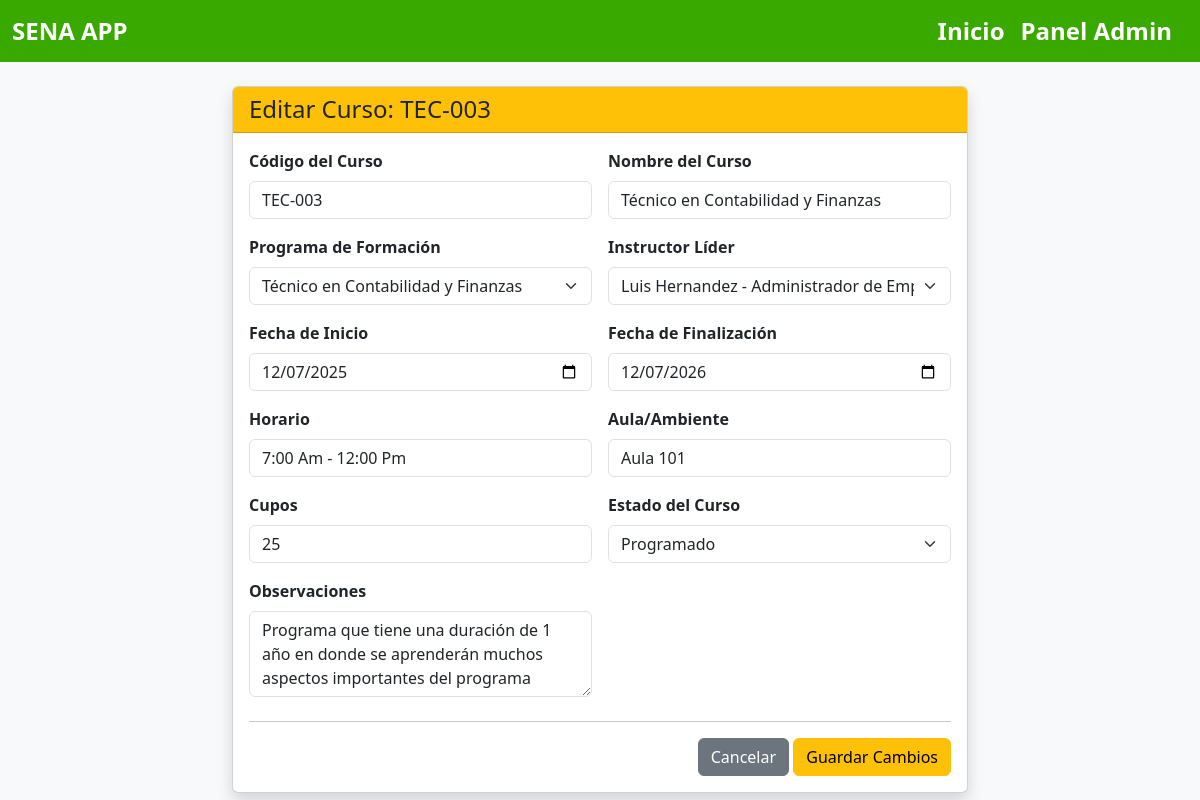
Screenshot of /cursos/editar/1/ with the database file from the repository.
### cursos/models.py (models this page shows, shortened)
class Curso(models.Model):
    ESTADO_CHOICES = [
        ('PRO', 'Programado'),
        ('INI', 'Iniciado'),
        ('EJE', 'En Ejecución'),
        ('FIN', 'Finalizado'),
        ('CAN', 'Cancelado'),
        ('SUS', 'Suspendido'),
    ]
    codigo = models.CharField(max_length=30,unique=True,verbose_name="Código del Curso")
    nombre = models.CharField(max_length=200, verbose_name="Nombre del Curso")
    programa = models.ForeignKey('programas.Programa', on_delete=models.CASCADE, verbose_name="Programa de Formación")
    instructor_coordinador = models.ForeignKey('instructores.Instructor', on_delete=models.CASCADE, related_name='cursos_coordinados', verbose_name="Instructor Coordinador")
    instructores = models.ManyToManyField('instructores.Instructor', through='InstructorCurso', related_name='cursos_impartidos', verbose_name="Instructores")
    aprendices = models.ManyToManyField('aprendices.Aprendiz', through='AprendizCurso', related_name='cursos', verbose_name="Aprendices")
    fecha_inicio = models.DateField(verbose_name="Fecha de Inicio")
    fecha_fin = models.DateField(verbose_name="Fecha de Finalización")
    horario = models.CharField(max_length=100, verbose_name="Horario")
    aula = models.CharField(max_length=50, verbose_name="Aula/Ambiente")
    cupos_maximos = models.PositiveIntegerField(verbose_name="Cupos Máximos")
    estado = models.CharField(max_length=3, choices=ESTADO_CHOICES, default='PRO', verbose_name="Estado del Curso")
    observaciones = models.TextField(blank=True, null=True, verbose_name="Observaciones")
    fecha_registro = models.DateTimeField(auto_now_add=True, verbose_name="Fecha de Registro")
    class Meta:
        verbose_name = "Curso"
        verbose_name_plural = "Cursos"
        ordering = ['-fecha_inicio']

### cursos/views.py (the view)
# urls.py: path('editar/<int:curso_id>/', views.editar_curso, name='editar_curso'),
def editar_curso(request, curso_id):
    curso = get_object_or_404(Curso, id=curso_id)
    if request.method == 'POST':
        form = CursoForm(request.POST, instance=curso)
        if form.is_valid():
            form.save()
            return redirect('cursos:lista_cursos')
    else:
        form = CursoForm(instance=curso)
    return render(request, 'editar_curso.html', {'form': form, 'curso': curso})

### instructores/models.py (called while the page is built)
    def __str__(self):
        return f"{self.nombre} {self.apellido} - {self.especialidad}"

### programas/models.py (called while the page is built)
    def __str__(self):
        return self.nombre

### cursos/templates/editar_curso.html (shortened to what this page needs)
{% extends 'master.html' %}
{% block content %}
<div class="container mt-4">
    <div class="row justify-content-center">
        <div class="col-md-8">
            <div class="card shadow">
                <div class="card-header bg-warning text-dark">
                    <h4 class="mb-0">Editar Curso: {{ curso.codigo }}</h4>
                </div>
                <div class="card-body">
                    <form method="post">
                        <div class="row g-3">
                            {% for field in form %}
                            <div class="col-md-6">
                                <label class="form-label fw-bold">{{ field.label }}</label>
                                {{ field }}
                            </div>
                            {% endfor %}
                        </div>
                        <hr class="mt-4">
                        <div class="text-end">
                            <a href="{% url 'cursos:lista_cursos' %}" class="btn btn-secondary">Cancelar</a>
                            <button type="submit" class="btn btn-warning">Guardar Cambios</button>
                        </div>
                    </form>
                </div>
            </div>
        </div>
    </div>
</div>
{% endblock %}

### aprendices/static/css/estilos.css (style rules this page uses)
body { background-color: #f8f9fa; }

### rows the page displays
Curso: codigo "TEC-003", form "TEC-003" "Técnico en Contabilidad y Finanzas" "Técnico en Contabilidad y Finanzas" "Luis Hernandez - Administrador de Empresas" "12/07/2025" "12/07/2026" "7:00 Am - 12:00 Pm" "Aula 101" "25" "Programado" "Programa que tiene una duración de 1 año en donde se aprenderán muchos aspectos importantes del programa"

### other values shown
{{ field.label }} "Código del Curso" "Nombre del Curso" "Programa de Formación" "Instructor Líder" "Fecha de Inicio" "Fecha de Finalización" "Horario" "Aula/Ambiente" "Cupos" "Estado del Curso" "Observaciones"
